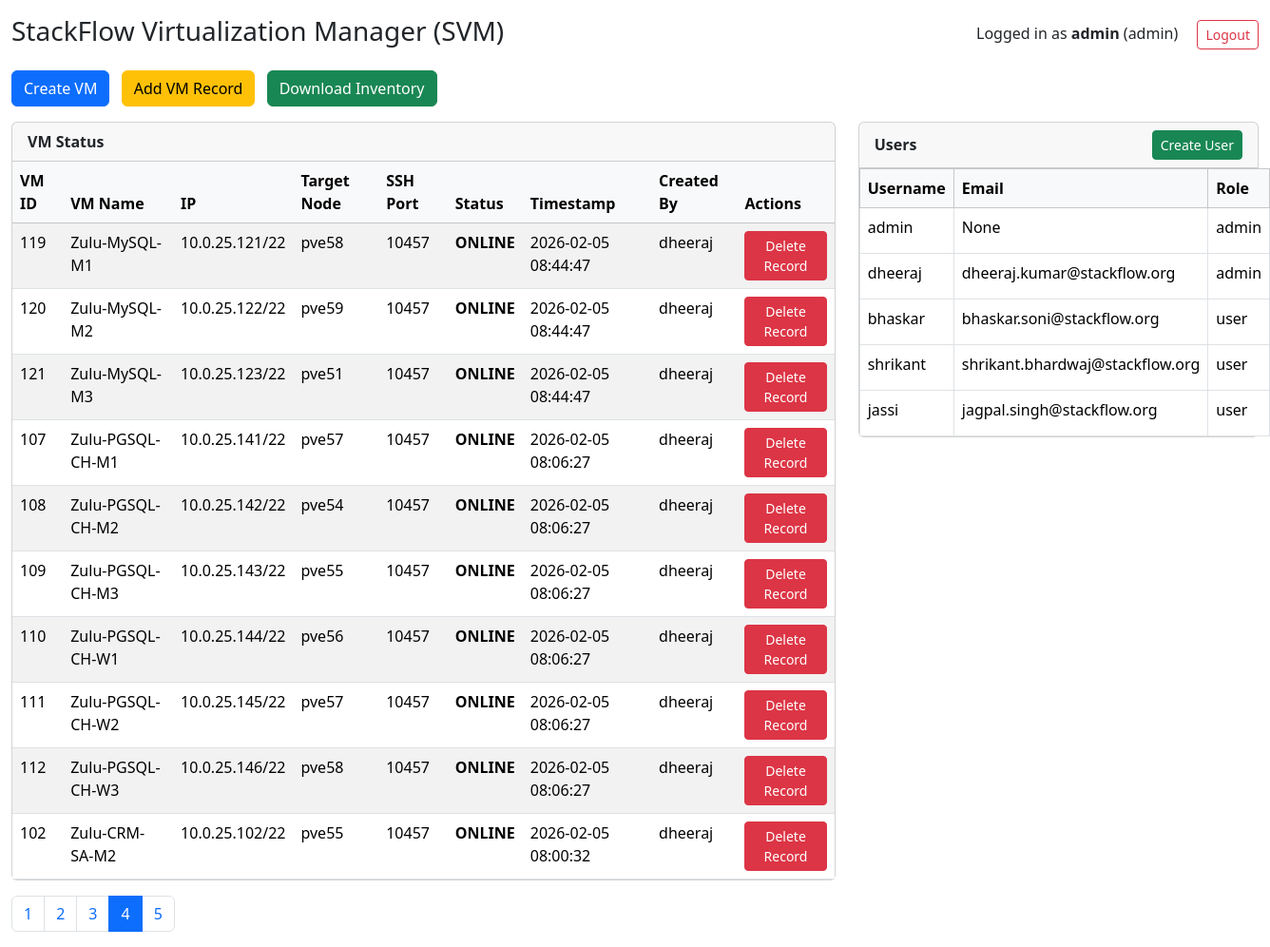
The app's page /dashboard?page=4&per_page=10 (signed in) with its own data.
### tables this page shows
CREATE TABLE vm_status (
        vmid TEXT PRIMARY KEY,
        vmname TEXT,
        ipaddr TEXT,
        target_node TEXT,
        ssh_port INTEGER,
        ssh_status TEXT,
        timestamp INTEGER,
        created_by TEXT
    , port_status TEXT, ports TEXT, disksize INTEGER DEFAULT 20, master_ip TEXT, cluster_name TEXT, extra_vars TEXT);

CREATE TABLE users (
            id INTEGER PRIMARY KEY AUTOINCREMENT,
            username TEXT UNIQUE NOT NULL,
            password TEXT NOT NULL
        , role TEXT DEFAULT 'user', email TEXT);

### app.py (the view)
@app.route("/dashboard")
@login_required
def dashboard():
    page = int(request.args.get("page", 1))
    per_page = int(request.args.get("per_page", 10))
    offset = (page-1)*per_page
    conn = sqlite3.connect(DB_PATH)
    c = conn.cursor()
    c.execute("SELECT COUNT(*) FROM vm_status")
    total_vms = c.fetchone()[0]
    c.execute(f"""
        SELECT vmid, vmname, ipaddr, target_node,
               ssh_port, ssh_status, timestamp, created_by
        FROM vm_status
        ORDER BY timestamp DESC
        LIMIT {per_page} OFFSET {offset}
    """)
    rows = c.fetchall()
    users = []
    if session["role"] == "admin":
        c.execute("SELECT username, email, role FROM users")
        users = c.fetchall()
    conn.close()
    vms = []
    for r in rows:
        vms.append({
            "vmid": r[0],
            "vmname": r[1],
            "ipaddr": r[2],
            "target_node": r[3],
            "ssh_port": r[4],
            "ssh_status": r[5],
            "timestamp": time.strftime("%Y-%m-%d %H:%M:%S", time.localtime(r[6])),
            "created_by": r[7]
        })
    total_pages = (total_vms + per_page - 1) // per_page
    return render_template(
        "dashboard.html",
        vms=vms,
        users=users,
        role=session["role"],
        username=session["username"],
        page=page,
        per_page=per_page,
        total_pages=total_pages
    )

### app.py (called while the page is built)
def login_required(f):
    @wraps(f)
    def wrap(*args, **kwargs):
        if "username" not in session:
            return redirect(url_for("login"))
        return f(*args, **kwargs)
    return wrap

### templates/dashboard.html (shortened to what this page needs)
<!DOCTYPE html>
<html lang="en">
<head>
<link href="https://cdn.jsdelivr.net/npm/bootstrap@5.3.3/dist/css/bootstrap.min.css" rel="stylesheet">
</head>
<body>
<div class="container-fluid mt-3">
<div class="d-flex justify-content-between align-items-center mb-3">
    <h3>StackFlow Virtualization Manager (SVM)</h3>
    <div>
        <span class="me-3">
            Logged in as <strong>{{ username }}</strong> ({{ role }})
        </span>
        <a href="{{ url_for('logout') }}" class="btn btn-outline-danger btn-sm">Logout</a>
    </div>
</div>
<div class="mb-3">
    <a href="{{ url_for('vm_form') }}" class="btn btn-primary">Create VM</a>
    {% if role == 'admin' %}
    <button class="btn btn-warning ms-2" data-bs-toggle="modal" data-bs-target="#addVmModal">
        Add VM Record
    </button>
    {% endif %}
    <a href="{{ url_for('download_inventory') }}" class="btn btn-success ms-2">
        Download Inventory
    </a>
</div>
<div class="row">
<div class="col-md-8">
    <div class="card mb-3">
        <div class="card-header">VM Status</div>
        <div class="card-body p-0">
            <table class="table table-striped table-hover mb-0">
                <thead class="table-light">
                    <tr>
                        <th>VM ID</th>
                        <th>VM Name</th>
                        <th>IP</th>
                        <th>Target Node</th>
                        <th>SSH Port</th>
                        <th>Status</th>
                        <th>Timestamp</th>
                        <th>Created By</th>
                        {% if role == 'admin' %}
                        <th>Actions</th>
                        {% endif %}
                    </tr>
                </thead>
                <tbody>
                {% for vm in vms %}
                    <tr>
                        <td>{{ vm.vmid }}</td>
                        <td>{{ vm.vmname }}</td>
                        <td>{{ vm.ipaddr }}</td>
                        <td>{{ vm.target_node }}</td>
                        <td>{{ vm.ssh_port }}</td>
                        <td class="status-{{ vm.ssh_status }}">{{ vm.ssh_status }}</td>
                        <td>{{ vm.timestamp }}</td>
                        <td>{{ vm.created_by }}</td>
                        {% if role == 'admin' %}
                        <td>
                            <a href="{{ url_for('delete_vm', vmid=vm.vmid) }}"
                               class="btn btn-sm btn-danger"
                               onclick="return confirm('Delete VM {{ vm.vmid }}?')">
                               Delete Record
                            </a>
                        </td>
                        {% endif %}
                    </tr>
                {% endfor %}
                </tbody>
            </table>
        </div>
    </div>
    <nav>
      <ul class="pagination">
        {% for p in range(1, total_pages + 1) %}
        <li class="page-item {% if p == page %}active{% endif %}">
            <a class="page-link"
               href="{{ url_for('dashboard', page=p, per_page=per_page) }}">
               {{ p }}
            </a>
        </li>
        {% endfor %}
      </ul>
    </nav>
</div>
{% if role == 'admin' %}
<div class="col-md-4">
    <div class="card mb-3">
        <div class="card-header d-flex justify-content-between align-items-center">
            Users
            <a href="{{ url_for('create_user') }}" class="btn btn-success btn-sm">
                Create User
            </a>
        </div>
        <div class="card-body p-0">
            <table class="table table-bordered table-hover mb-0">
                <thead class="table-light">
                    <tr>
                        <th>Username</th>
                        <th>Email</th>
                        <th>Role</th>
                    </tr>
                </thead>
                <tbody>
                {% for user in users %}
                    <tr>
                        <td>{{ user[0] }}</td>
                        <td>{{ user[1] }}</td>
                        <td>{{ user[2] }}</td>
                    </tr>
                {% endfor %}
                </tbody>
            </table>
        </div>
    </div>
</div>
{% endif %}
</div>
</div>
</body>
</html>

### templates/dashboard.html (style rules this page uses)
.status-ONLINE { color: green; font-weight: bold; }
.card-header { font-weight: bold; }

### records on screen
vm_status: vmid "119", vmname "Zulu-MySQL-M1", ipaddr "10.0.25.121/22", target_node "pve58", ssh_port "10457", ssh_status "ONLINE", timestamp "2026-02-05 08:44:47", created_by "dheeraj"
vm_status: vmid "120", vmname "Zulu-MySQL-M2", ipaddr "10.0.25.122/22", target_node "pve59", ssh_port "10457", ssh_status "ONLINE", timestamp "2026-02-05 08:44:47", created_by "dheeraj"
vm_status: vmid "121", vmname "Zulu-MySQL-M3", ipaddr "10.0.25.123/22", target_node "pve51", ssh_port "10457", ssh_status "ONLINE", timestamp "2026-02-05 08:44:47", created_by "dheeraj"
vm_status: vmid "107", vmname "Zulu-PGSQL-CH-M1", ipaddr "10.0.25.141/22", target_node "pve57", ssh_port "10457", ssh_status "ONLINE", timestamp "2026-02-05 08:06:27", created_by "dheeraj"
vm_status: vmid "108", vmname "Zulu-PGSQL-CH-M2", ipaddr "10.0.25.142/22", target_node "pve54", ssh_port "10457", ssh_status "ONLINE", timestamp "2026-02-05 08:06:27", created_by "dheeraj"
vm_status: vmid "109", vmname "Zulu-PGSQL-CH-M3", ipaddr "10.0.25.143/22", target_node "pve55", ssh_port "10457", ssh_status "ONLINE", timestamp "2026-02-05 08:06:27", created_by "dheeraj"
vm_status: vmid "110", vmname "Zulu-PGSQL-CH-W1", ipaddr "10.0.25.144/22", target_node "pve56", ssh_port "10457", ssh_status "ONLINE", timestamp "2026-02-05 08:06:27", created_by "dheeraj"
vm_status: vmid "111", vmname "Zulu-PGSQL-CH-W2", ipaddr "10.0.25.145/22", target_node "pve57", ssh_port "10457", ssh_status "ONLINE", timestamp "2026-02-05 08:06:27", created_by "dheeraj"
vm_status: vmid "112", vmname "Zulu-PGSQL-CH-W3", ipaddr "10.0.25.146/22", target_node "pve58", ssh_port "10457", ssh_status "ONLINE", timestamp "2026-02-05 08:06:27", created_by "dheeraj"
vm_status: vmid "102", vmname "Zulu-CRM-SA-M2", ipaddr "10.0.25.102/22", target_node "pve55", ssh_port "10457", ssh_status "ONLINE", timestamp "2026-02-05 08:00:32", created_by "dheeraj"
users: username "admin", user "None", role "admin"
users: username "dheeraj", email "dheeraj.kumar@stackflow.org", role "admin"
users: username "bhaskar", email "bhaskar.soni@stackflow.org", role "user"
users: username "shrikant", email "shrikant.bhardwaj@stackflow.org", role "user"
users: username "jassi", email "jagpal.singh@stackflow.org", role "user"

### other values on screen
{{ username }} "admin"
{{ role }} "admin"
{{ p }} "1" "2" "3" "4" "5"
